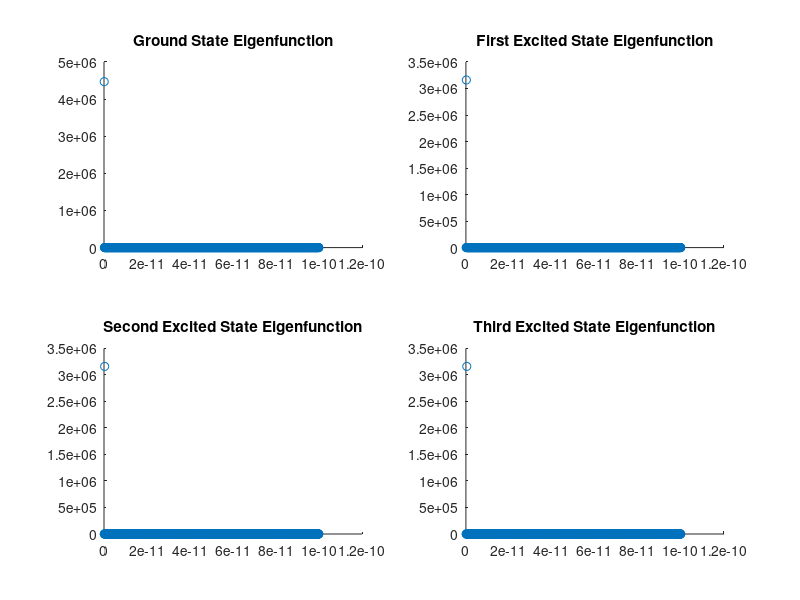

This chart was generated by the following MATLAB code:
% ======================================================================================================================================
%%%%% Preamble %%%%%
% ======================================================================================================================================

% Part I - Particle in a Box Eigenfunction Determination
% Author: Max L Butterworth
% MSc in Theoretical and Computational Chemistry Project
% University of Oxford

% ======================================================================================================================================
%%%%% Define constants %%%%%
% ======================================================================================================================================

L = 1e-10; % Length of the 1D box in m
m = 9.11e-31; % Mass of electron in kg
h = 6.626e-34; % Planck's constant in Js
hbar = h/(2*pi); % Definition of h bar
N = 1000; % Number of discretisation points
N_eigenvectors = 100; % Number of eigenvectors of H to calcualte

% ======================================================================================================================================
%%%%% Discretise the spatial domain, x %%%%%
% ======================================================================================================================================

x = linspace(0, L, N); % Define the domain of the infinite potential well
dx = x(2) - x(1); % Calculate the spatial step size

% ======================================================================================================================================
%%%%% Solve the Schrödinger equation using the finite difference method %%%%%
% ======================================================================================================================================

% Construct the Hamiltonian inside the infinite potential well
laplacian = (1/dx^2) * spdiags([1, -2, 1], -1:1, N, N); % Define the Laplacian operator
H = -((hbar^2)/(2*m)) * laplacian; % Define the Hamiltonian operator
H = H(2:N-1, 2:N-1); % Impose boundary conditions: psi(0) = psi(L) = 0

% Find the eigenvalues and eigenvectors of the Hamiltonian matrix
[psi, E] = eigs(H, N_eigenvectors, 'smallestabs');

% Normalise eigenvectors
x_internal = x(2:N-1); % Exclude the boundaries from the normalisation process

for j = 1:N_eigenvectors
    psi_norm(:, j) = psi(:, j)/sqrt(trapz(x_internal, abs(psi(:, j)).^2));
end

% ======================================================================================================================================
%%%%% Plot the first four eigenfunctions %%%%%
% ======================================================================================================================================

figure % Generate a figure

subplot(2, 2, 1) % Top left plot
scatter(x_internal, psi_norm(:,1)) % Plot the ground state wavefunction
title('Ground State Eigenfunction')

subplot(2, 2, 2) % Top right plot
scatter(x_internal, psi_norm(:,2)) % Plot the first excited state wavefunction
title('First Excited State Eigenfunction')

subplot(2, 2, 3) % Bottom left plot
scatter(x_internal, psi_norm(:,3)) % Plot the second excited state wavefunction
title('Second Excited State Eigenfunction')

subplot(2, 2, 4) % Bottom right plot
scatter(x_internal, psi_norm(:,4)) % Plot the third excited state wavefunction
title('Third Excited State Eigenfunction')